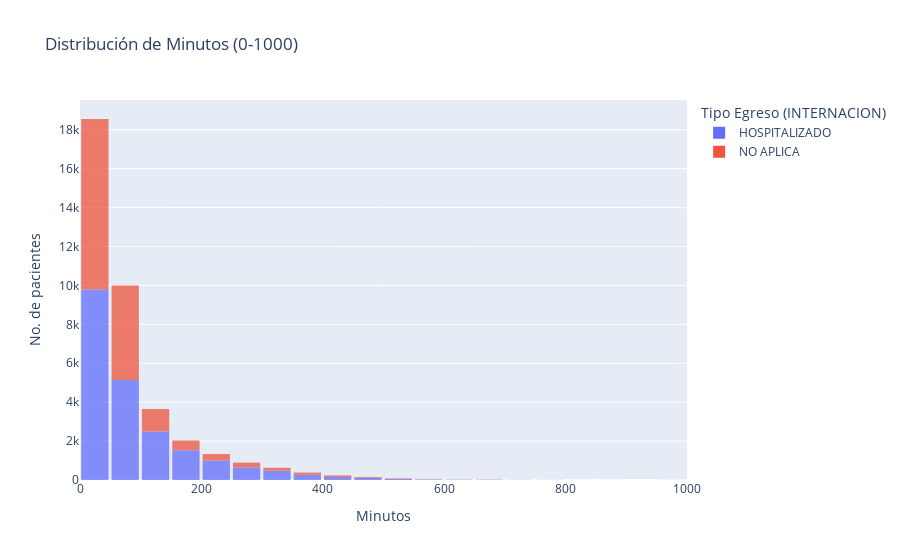

The notebook cell this image was saved under:
### Markdown cell above
Para la variable *Minutos* se evidencia poca relevancia en los dos primeros intervalos comprendidos por los rangos 0-49 y 49-99 donde no es muy claro si hay una relacion directa entre el tiempo transcurrido en urgencias y la hospitalizacion del paciente, Sin embargo a partir del minuto 100 las posibilidades de una hospitalizacion pasan a estar por encima del 68%, por lo tanto se decide conservar esta variable.

### Code cell
import plotly.express as px

# Filtrar los datos para incluir solo aquellos dentro del rango de 0 a 1000 minutos
data_filtrados = data[(data['Minutos'] >= 0) & (data['Minutos'] <= 1000)]

# Crear un histograma interactivo de los minutos con intervalos de 50 minutos
fig = px.histogram(data_filtrados, x='Minutos', range_x=[0, 1000], nbins=20, histfunc='count', opacity=0.75, template="plotly",
                   title='Distribución de Minutos (0-1000)', color='Tipo Egreso (INTERNACION)')

# Actualizar las trazas para incluir información adicional en el tooltip
fig.update_traces(hovertemplate='Minutos: %{x}<br>Pacientes: %{y}')

# Actualizar el diseño del gráfico
fig.update_layout(
    xaxis_title='Minutos',
    yaxis_title='No. de pacientes',
    bargap=0.1  # Ajustar el espacio entre las barras
)

# Mostrar el histograma
fig.show()

### Figure 1 — Plotly figure (JSON) as saved in the notebook; plotly's stock layout.template omitted (floating-point values rounded to 4 significant figures; data arrays with more than 128 entries replaced by an {"elided": "..."} marker saying what was removed)
{"data": [{"alignmentgroup": "True", "bingroup": "x", "histfunc": "count", "hovertemplate": "Minutos: %{x}<br>Pacientes: %{y}", "legendgroup": "HOSPITALIZADO", "marker": {"color": "#636efa", "opacity": 0.75, "pattern": {"shape": ""}}, "name": "HOSPITALIZADO", "nbinsx": 20, "offsetgroup": "HOSPITALIZADO", "orientation": "v", "showlegend": true, "type": "histogram", "x": {"elided": "21736 int values"}, "xaxis": "x", "yaxis": "y"}, {"alignmentgroup": "True", "bingroup": "x", "histfunc": "count", "hovertemplate": "Minutos: %{x}<br>Pacientes: %{y}", "legendgroup": "NO APLICA", "marker": {"color": "#EF553B", "opacity": 0.75, "pattern": {"shape": ""}}, "name": "NO APLICA", "nbinsx": 20, "offsetgroup": "NO APLICA", "orientation": "v", "showlegend": true, "type": "histogram", "x": {"elided": "16316 int values"}, "xaxis": "x", "yaxis": "y"}], "layout": {"bargap": 0.1, "barmode": "relative", "legend": {"title": {"text": "Tipo Egreso (INTERNACION)"}, "tracegroupgap": 0}, "title": {"text": "Distribución de Minutos (0-1000)"}, "xaxis": {"anchor": "y", "domain": [0, 1], "range": [0, 1000], "title": {"text": "Minutos"}}, "yaxis": {"anchor": "x", "domain": [0, 1], "title": {"text": "No. de pacientes"}}}}
